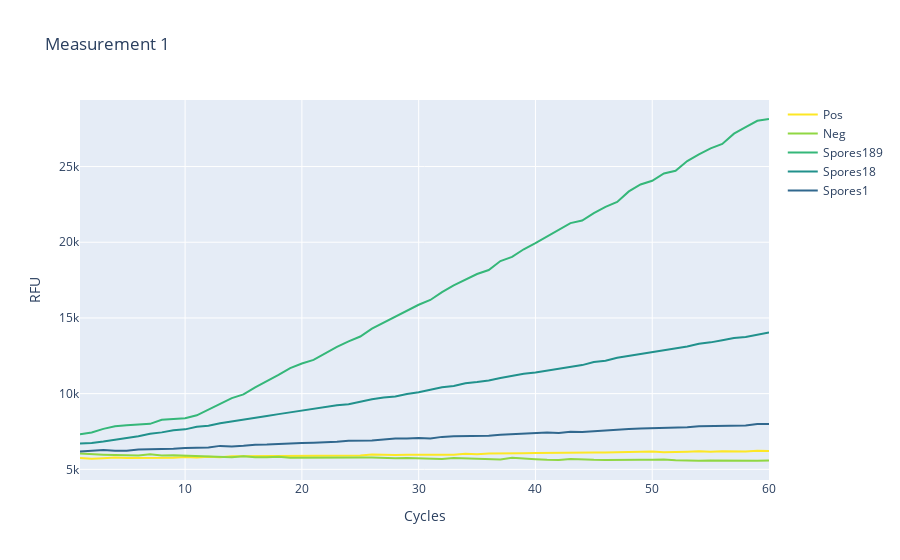

Source (notebook cell):
### Code cell
import pandas as pd
import plotly.express as px
import plotly.graph_objs as go

# Load CSV-file into a pandas DataFrame
df = pd.read_csv("Measurement 1.csv", sep=";")

# Calculate the mean of the replicates for each column
cols_to_avg = ["Pos", "Neg", "Spores189", "Spores18", "Spores1"]
grouped_df = df[cols_to_avg].groupby(df["Cycle"]).mean()

# Define the colors for each dataset using hex codes
colors = {"Pos": "#fde725", "Neg": "#90d743", "Spores189": "#35b779",
          "Spores18": "#21918c", "Spores1": "#31688e"}

# Create a new empty figure
fig = go.Figure()

# Plot each line separately with a for loop
for col in cols_to_avg:
    if "Spores" in col:
        fig.add_trace(go.Scatter(x=grouped_df.index, y=grouped_df[col], mode='lines',
                                 name=col, line=dict(color=colors[col.split(" ")[0]], width=2)))
    else:
        fig.add_trace(go.Scatter(x=grouped_df.index, y=grouped_df[col], mode='lines',
                                 name=col, line=dict(color=colors[col], width=2)))

# Set the title and axis labels
fig.update_layout(title="Measurement 1", xaxis_title="Cycles", yaxis_title="RFU")

# Display the plot using plotly.ofline.iplot()
fig.show()

### Figure 1 — Plotly figure (JSON) as saved in the notebook; plotly's stock layout.template omitted (floating-point values rounded to 4 significant figures)
{"data": [{"line": {"color": "#fde725", "width": 2}, "mode": "lines", "name": "Pos", "type": "scatter", "x": [1, 2, 3, 4, 5, 6, 7, 8, 9, 10, 11, 12, 13, 14, 15, 16, 17, 18, 19, 20, 21, 22, 23, 24, 25, 26, 27, 28, 29, 30, 31, 32, 33, 34, 35, 36, 37, 38, 39, 40, 41, 42, 43, 44, 45, 46, 47, 48, 49, 50, 51, 52, 53, 54, 55, 56, 57, 58, 59, 60], "y": [5754, 5704, 5738, 5774, 5751, 5743, 5735, 5774, 5767, 5814, 5776, 5823, 5802, 5856, 5865, 5834, 5851, 5887, 5871, 5907, 5897, 5915, 5915, 5925, 5915, 5982, 5948, 5949, 5960, 5962, 6008, 6009, 5969, 6029, 5995, 6038, 6033, 6061, 6068, 6072, 6069, 6063, 6100, 6079, 6105, 6115, 6139, 6147, 6142, 6183, 6130, 6172, 6165, 6193, 6156, 6192, 6187, 6181, 6232, 6218]}, {"line": {"color": "#90d743", "width": 2}, "mode": "lines", "name": "Neg", "type": "scatter", "x": [1, 2, 3, 4, 5, 6, 7, 8, 9, 10, 11, 12, 13, 14, 15, 16, 17, 18, 19, 20, 21, 22, 23, 24, 25, 26, 27, 28, 29, 30, 31, 32, 33, 34, 35, 36, 37, 38, 39, 40, 41, 42, 43, 44, 45, 46, 47, 48, 49, 50, 51, 52, 53, 54, 55, 56, 57, 58, 59, 60], "y": [6038, 5987, 5971, 5952, 5950, 5911, 5991, 5919, 5927, 5903, 5837, 5842, 5808, 5800, 5863, 5793, 5791, 5834, 5758, 5767, 5753, 5757, 5798, 5783, 5787, 5773, 5731, 5738, 5752, 5739, 5708, 5688, 5742, 5713, 5716, 5674, 5655, 5764, 5700, 5668, 5629, 5616, 5679, 5678, 5628, 5623, 5639, 5621, 5630, 5627, 5648, 5597, 5572, 5573, 5589, 5576, 5565, 5550, 5560, 5586]}, {"line": {"color": "#35b779", "width": 2}, "mode": "lines", "name": "Spores189", "type": "scatter", "x": [1, 2, 3, 4, 5, 6, 7, 8, 9, 10, 11, 12, 13, 14, 15, 16, 17, 18, 19, 20, 21, 22, 23, 24, 25, 26, 27, 28, 29, 30, 31, 32, 33, 34, 35, 36, 37, 38, 39, 40, 41, 42, 43, 44, 45, 46, 47, 48, 49, 50, 51, 52, 53, 54, 55, 56, 57, 58, 59, 60], "y": [7312, 7432, 7673, 7849, 7904, 7967, 8004, 8274, 8326, 8372, 8566, 8921, 9326, 9701, 9947, 10416, 10818, 11235, 11688, 11992, 12227, 12657, 13082, 13453, 13771, 14291, 14692, 15052, 15494, 15871, 16186, 16706, 17147, 17542, 17900, 18162, 18756, 19030, 19536, 19948, 20380, 20802, 21262, 21432, 21919, 22335, 22662, 23358, 23815, 24060, 24544, 24724, 25363, 25801, 26205, 26495, 27172, 27603, 28022, 28141]}, {"line": {"color": "#21918c", "width": 2}, "mode": "lines", "name": "Spores18", "type": "scatter", "x": [1, 2, 3, 4, 5, 6, 7, 8, 9, 10, 11, 12, 13, 14, 15, 16, 17, 18, 19, 20, 21, 22, 23, 24, 25, 26, 27, 28, 29, 30, 31, 32, 33, 34, 35, 36, 37, 38, 39, 40, 41, 42, 43, 44, 45, 46, 47, 48, 49, 50, 51, 52, 53, 54, 55, 56, 57, 58, 59, 60], "y": [6710, 6747, 6840, 6956, 7104, 7181, 7355, 7441, 7579, 7640, 7818, 7872, 8038, 8151, 8290, 8360, 8522, 8646, 8766, 8871, 8993, 9107, 9229, 9301, 9469, 9635, 9744, 9805, 9981, 10091, 10258, 10418, 10506, 10685, 10769, 10874, 11038, 11201, 11320, 11395, 11529, 11666, 11785, 11885, 12084, 12169, 12374, 12495, 12621, 12769, 12878, 13027, 13110, 13299, 13387, 13526, 13676, 13745, 13876, 14040]}, {"line": {"color": "#31688e", "width": 2}, "mode": "lines", "name": "Spores1", "type": "scatter", "x": [1, 2, 3, 4, 5, 6, 7, 8, 9, 10, 11, 12, 13, 14, 15, 16, 17, 18, 19, 20, 21, 22, 23, 24, 25, 26, 27, 28, 29, 30, 31, 32, 33, 34, 35, 36, 37, 38, 39, 40, 41, 42, 43, 44, 45, 46, 47, 48, 49, 50, 51, 52, 53, 54, 55, 56, 57, 58, 59, 60], "y": [6177, 6246, 6274, 6230, 6223, 6302, 6311, 6344, 6364, 6413, 6435, 6438, 6549, 6501, 6552, 6626, 6632, 6675, 6727, 6737, 6755, 6766, 6822, 6880, 6879, 6904, 6976, 7031, 7035, 7066, 7035, 7143, 7181, 7190, 7173, 7221, 7285, 7327, 7326, 7406, 7434, 7405, 7477, 7471, 7526, 7549, 7623, 7656, 7695, 7707, 7764, 7776, 7780, 7849, 7866, 7840, 7895, 7898, 7993, 7987]}], "layout": {"title": {"text": "Measurement 1"}, "xaxis": {"title": {"text": "Cycles"}}, "yaxis": {"title": {"text": "RFU"}}}}
